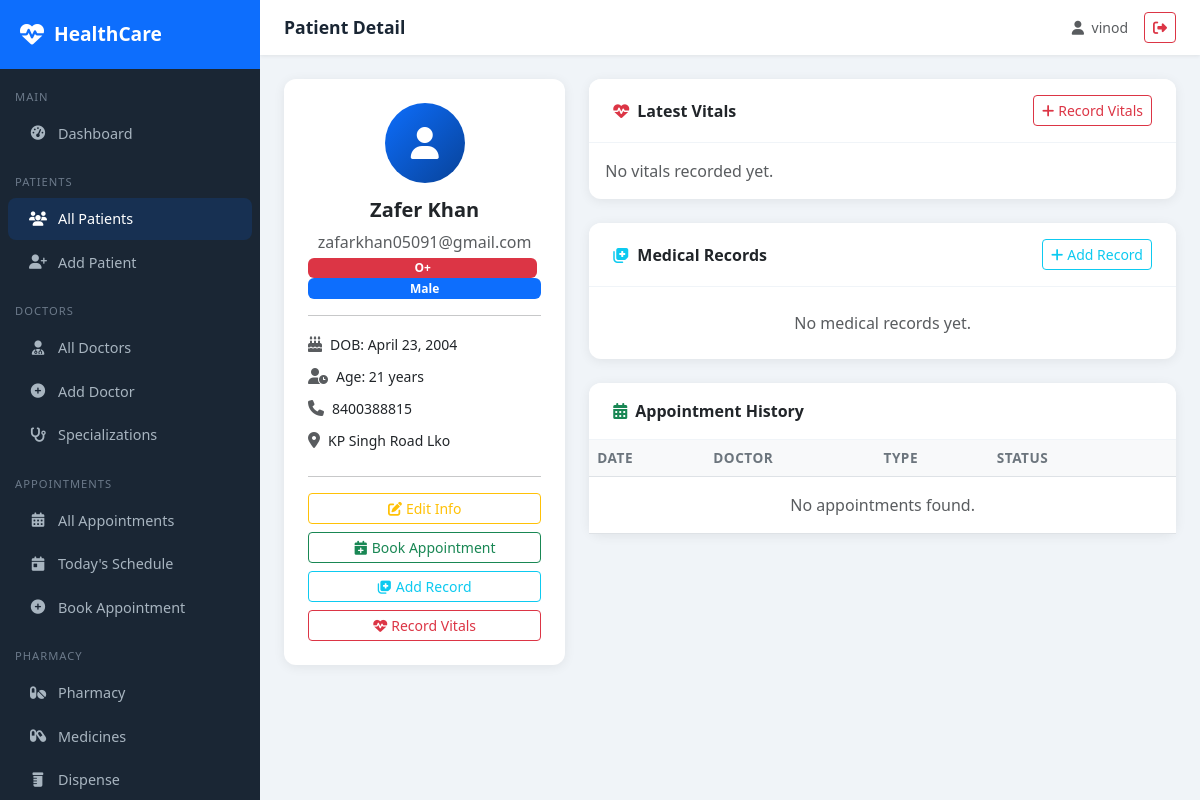
The page /patients/1/ (signed in) on the database its author committed.
### patients/models.py (models this page shows, shortened)
class Patient(models.Model):
    BLOOD_GROUP_CHOICES = [
        ('A+', 'A+'), ('A-', 'A-'), ('B+', 'B+'), ('B-', 'B-'),
        ('O+', 'O+'), ('O-', 'O-'), ('AB+', 'AB+'), ('AB-', 'AB-'),
    ]
    GENDER_CHOICES = [('M', 'Male'), ('F', 'Female'), ('O', 'Other')]
    user = models.OneToOneField(User, on_delete=models.SET_NULL, null=True, blank=True)
    first_name = models.CharField(max_length=100)
    last_name = models.CharField(max_length=100)
    date_of_birth = models.DateField()
    gender = models.CharField(max_length=1, choices=GENDER_CHOICES)
    blood_group = models.CharField(max_length=3, choices=BLOOD_GROUP_CHOICES, blank=True)
    phone = models.CharField(max_length=15)
    email = models.EmailField(blank=True)
    address = models.TextField()
    emergency_contact_name = models.CharField(max_length=100, blank=True)
    emergency_contact_phone = models.CharField(max_length=15, blank=True)
    allergies = models.TextField(blank=True, help_text="List known allergies")
    chronic_conditions = models.TextField(blank=True)
    insurance_provider = models.CharField(max_length=100, blank=True)
    insurance_id = models.CharField(max_length=50, blank=True)
    created_at = models.DateTimeField(auto_now_add=True)
    updated_at = models.DateTimeField(auto_now=True)
    def __str__(self):
        return f"{self.first_name} {self.last_name}"
    @property
    def age(self):
        from datetime import date
        today = date.today()
        return today.year - self.date_of_birth.year - (
            (today.month, today.day) < (self.date_of_birth.month, self.date_of_birth.day)
        )

### patients/views.py (the view)
# urls.py: path('<int:pk>/', views.patient_detail, name='patient_detail'),
@login_required
def patient_detail(request, pk):
    patient = get_object_or_404(Patient, pk=pk)
    medical_records = patient.medical_records.all()[:10]
    vitals = patient.vitals.all()[:5]
    return render(request, 'patients/patient_detail.html', {
        'patient': patient,
        'medical_records': medical_records,
        'vitals': vitals
    })

### templates/patients/patient_detail.html (shortened to what this page needs)
{% extends 'base/base.html' %}
{% block page_title %}Patient Detail{% endblock %}
{% block content %}
<div class="row g-4">
    <div class="col-md-4">
        <div class="card text-center p-4">
            <div style="width:80px;height:80px;background:linear-gradient(135deg,#0d6efd,#084298);border-radius:50%;display:flex;align-items:center;justify-content:center;margin:0 auto 15px;">
                <i class="fas fa-user fa-2x text-white"></i>
            </div>
            <h5 class="fw-bold">{{ patient }}</h5>
            <p class="text-muted mb-1">{{ patient.email|default:"No email" }}</p>
            <span class="badge bg-danger me-1">{{ patient.blood_group|default:"N/A" }}</span>
            <span class="badge bg-primary">{{ patient.get_gender_display }}</span>
            <hr>
            <div class="text-start">
                <div class="mb-2"><i class="fas fa-birthday-cake text-muted me-2"></i><small>DOB: {{ patient.date_of_birth }}</small></div>
                <div class="mb-2"><i class="fas fa-user-clock text-muted me-2"></i><small>Age: {{ patient.age }} years</small></div>
                <div class="mb-2"><i class="fas fa-phone text-muted me-2"></i><small>{{ patient.phone }}</small></div>
                <div class="mb-2"><i class="fas fa-map-marker-alt text-muted me-2"></i><small>{{ patient.address|truncatechars:60 }}</small></div>
            </div>
            <hr>
            <div class="d-grid gap-2">
                <a href="{% url 'patient_update' patient.pk %}" class="btn btn-outline-warning btn-sm"><i class="fas fa-edit me-1"></i>Edit Info</a>
                <a href="{% url 'appointment_create' %}?patient={{ patient.pk }}" class="btn btn-outline-success btn-sm"><i class="fas fa-calendar-plus me-1"></i>Book Appointment</a>
                <a href="{% url 'add_medical_record' patient.pk %}" class="btn btn-outline-info btn-sm"><i class="fas fa-notes-medical me-1"></i>Add Record</a>
                <a href="{% url 'add_vital_record' patient.pk %}" class="btn btn-outline-danger btn-sm"><i class="fas fa-heartbeat me-1"></i>Record Vitals</a>
            </div>
        </div>
    </div>
    <div class="col-md-8">
        <div class="card mb-4">
            <div class="card-header py-3 px-4 d-flex justify-content-between align-items-center">
                <span><i class="fas fa-heartbeat text-danger me-2"></i>Latest Vitals</span>
                <a href="{% url 'add_vital_record' patient.pk %}" class="btn btn-sm btn-outline-danger"><i class="fas fa-plus me-1"></i>Record Vitals</a>
            </div>
            <div class="card-body">
                {% if vitals %}
                {% with v=vitals.0 %}
                <div class="row g-3 text-center">
                    <div class="col-6 col-md-3">
                        <div class="p-3 bg-light rounded">
                            <i class="fas fa-heart text-danger mb-1"></i>
                            <div class="fw-bold">{{ v.heart_rate|default:"—" }}</div>
                            <small class="text-muted">Heart Rate (BPM)</small>
                        </div>
                    </div>
                    <div class="col-6 col-md-3">
                        <div class="p-3 bg-light rounded">
                            <i class="fas fa-tint text-primary mb-1"></i>
                            <div class="fw-bold">
                                {% if v.blood_pressure_systolic %}{{ v.blood_pressure_systolic }}/{{ v.blood_pressure_diastolic }}{% else %}—{% endif %}
                            </div>
                            <small class="text-muted">Blood Pressure</small>
                        </div>
                    </div>
                    <div class="col-6 col-md-3">
                        <div class="p-3 bg-light rounded">
                            <i class="fas fa-thermometer-half text-warning mb-1"></i>
                            <div class="fw-bold">{{ v.temperature|default:"—" }}{% if v.temperature %}°C{% endif %}</div>
                            <small class="text-muted">Temperature</small>
                        </div>
                    </div>
                    <div class="col-6 col-md-3">
                        <div class="p-3 bg-light rounded">
                            <i class="fas fa-weight text-success mb-1"></i>
                            <div class="fw-bold">{{ v.weight|default:"—" }}{% if v.weight %}kg{% endif %}</div>
                            <small class="text-muted">Weight{% if v.bmi %} (BMI: {{ v.bmi }}){% endif %}</small>
                        </div>
                    </div>
                </div>
                <small class="text-muted mt-2 d-block">Recorded: {{ v.recorded_at|date:"d M Y, H:i" }}</small>
                {% endwith %}
                {% else %}
                <p class="text-muted mb-0">No vitals recorded yet.</p>
                {% endif %}
            </div>
        </div>
        <div class="card mb-4">
            <div class="card-header py-3 px-4 d-flex justify-content-between align-items-center">
                <span><i class="fas fa-notes-medical text-info me-2"></i>Medical Records</span>
                <a href="{% url 'add_medical_record' patient.pk %}" class="btn btn-sm btn-outline-info"><i class="fas fa-plus me-1"></i>Add Record</a>
            </div>
            <div class="card-body p-0">
                {% if medical_records %}
                <div class="accordion" id="recordsAccordion">
                    {% for record in medical_records %}
                    <div class="accordion-item border-0 border-bottom">
                        <h2 class="accordion-header">
                            <button class="accordion-button {% if not forloop.first %}collapsed{% endif %} py-3" type="button" data-bs-toggle="collapse" data-bs-target="#rec{{ record.pk }}">
                                <strong>{{ record.record_date }}</strong> — {{ record.diagnosis|truncatechars:60 }}
                            </button>
                        </h2>
                        <div id="rec{{ record.pk }}" class="accordion-collapse collapse {% if forloop.first %}show{% endif %}">
                            <div class="accordion-body">
                                <div class="row g-2">
                                    {% if record.symptoms %}
                                    <div class="col-md-6"><strong>Symptoms:</strong><p class="text-muted small">{{ record.symptoms }}</p></div>
                                    {% endif %}
                                    {% if record.treatment %}
                                    <div class="col-md-6"><strong>Treatment:</strong><p class="text-muted small">{{ record.treatment }}</p></div>
                                    {% endif %}
                                    {% if record.prescription %}
                                    <div class="col-md-6"><strong>Prescription:</strong><p class="text-muted small">{{ record.prescription }}</p></div>
                                    {% endif %}
                                    {% if record.doctor_name %}
                                    <div class="col-md-6"><strong>Doctor:</strong><p class="text-muted small">{{ record.doctor_name }}</p></div>
                                    {% endif %}
                                    {% if record.notes %}
                                    <div class="col-12"><strong>Notes:</strong><p class="text-muted small">{{ record.notes }}</p></div>
                                    {% endif %}
                                </div>
                            </div>
                        </div>
                    </div>
                    {% endfor %}
                </div>
                {% else %}
                <div class="p-4 text-center text-muted">No medical records yet.</div>
                {% endif %}
            </div>
        </div>
        <div class="card">
            <div class="card-header py-3 px-4"><i class="fas fa-calendar-alt text-success me-2"></i>Appointment History</div>
            <div class="card-body p-0">
                <div class="table-responsive">
                    <table class="table table-hover mb-0">
                        <thead>
                            <tr>
                                <th>Date</th>
                                <th>Doctor</th>
                                <th>Type</th>
                                <th>Status</th>
                                <th></th>
                            </tr>
                        </thead>
                        <tbody>
                            {% for appt in patient.appointments.all|slice:":10" %}
                            <tr>
                                <td>{{ appt.appointment_date }}<br><small class="text-muted">{{ appt.appointment_time }}</small></td>
                                <td>{{ appt.doctor }}</td>
                                <td>{{ appt.get_appointment_type_display }}</td>
                                <td><span class="badge bg-secondary">{{ appt.get_status_display }}</span></td>
                                <td><a href="{% url 'appointment_detail' appt.pk %}" class="btn btn-sm btn-outline-info"><i class="fas fa-eye"></i></a></td>
                            </tr>
                            {% empty %}
                            <tr><td colspan="5" class="text-center text-muted py-3">No appointments found.</td></tr>
                            {% endfor %}
                        </tbody>
                    </table>
                </div>
            </div>
        </div>
    </div>
</div>
{% endblock %}

### templates/base/base.html (shortened to what this page needs)
<!DOCTYPE html>
<html lang="en">
<head>
    <link href="https://cdn.jsdelivr.net/npm/bootstrap@5.3.0/dist/css/bootstrap.min.css" rel="stylesheet">
    <link href="https://cdnjs.cloudflare.com/ajax/libs/font-awesome/6.4.0/css/all.min.css" rel="stylesheet">
</head>
<body>
{% if user.is_authenticated %}
<div class="sidebar">
    <div class="sidebar-brand">
        <i class="fas fa-heartbeat"></i>
        <span>HealthCare</span>
    </div>
    <nav class="mt-2">
        <div class="nav-section">Main</div>
        <a href="{% url 'dashboard' %}" class="nav-link {% if request.resolver_match.url_name == 'dashboard' %}active{% endif %}">
            <i class="fas fa-tachometer-alt"></i> Dashboard
        </a>
        <div class="nav-section">Patients</div>
        <a href="{% url 'patient_list' %}" class="nav-link {% if 'patient' in request.resolver_match.url_name %}active{% endif %}">
            <i class="fas fa-users"></i> All Patients
        </a>
        <a href="{% url 'patient_create' %}" class="nav-link">
            <i class="fas fa-user-plus"></i> Add Patient
        </a>
        <div class="nav-section">Doctors</div>
        <a href="{% url 'doctor_list' %}" class="nav-link {% if 'doctor' in request.resolver_match.url_name %}active{% endif %}">
            <i class="fas fa-user-md"></i> All Doctors
        </a>
        <a href="{% url 'doctor_create' %}" class="nav-link">
            <i class="fas fa-plus-circle"></i> Add Doctor
        </a>
        <a href="{% url 'specialization_list' %}" class="nav-link">
            <i class="fas fa-stethoscope"></i> Specializations
        </a>
        <div class="nav-section">Appointments</div>
        <a href="{% url 'appointment_list' %}" class="nav-link {% if 'appointment' in request.resolver_match.url_name %}active{% endif %}">
            <i class="fas fa-calendar-alt"></i> All Appointments
        </a>
        <a href="{% url 'today_appointments' %}" class="nav-link">
            <i class="fas fa-calendar-day"></i> Today's Schedule
        </a>
        <a href="{% url 'appointment_create' %}" class="nav-link">
            <i class="fas fa-plus-circle"></i> Book Appointment
        </a>
        <div class="nav-section">Pharmacy</div>
        <a href="{% url 'pharmacy_dashboard' %}" class="nav-link">
            <i class="fas fa-pills"></i> Pharmacy
        </a>
        <a href="{% url 'medicine_list' %}" class="nav-link">
            <i class="fas fa-capsules"></i> Medicines
        </a>
        <a href="{% url 'dispense_medicine' %}" class="nav-link">
            <i class="fas fa-prescription-bottle"></i> Dispense
        </a>
    </nav>
</div>
<div class="main-content">
    <div class="topbar">
        <span class="topbar-title">
            {% block page_title %}HealthCare Portal{% endblock %}
        </span>
        <div class="d-flex align-items-center gap-3">
            <span class="text-muted small">
                <i class="fas fa-user me-1"></i>
                {{ user.get_full_name|default:user.username }}
            </span>
            <a href="{% url 'logout' %}" class="btn btn-sm btn-outline-danger">
                <i class="fas fa-sign-out-alt"></i>
            </a>
        </div>
    </div>
    <div class="page-content">
        {% block content %}{% endblock %}
    </div>
</div>
{% else %}
    {% block public_content %}{% endblock %}
{% endif %}
</body>
</html>

### rows shown on the page
Patient: first_name+last_name "Zafer Khan", email "zafarkhan05091@gmail.com", blood_group "O+", gender "Male", date_of_birth "April 23, 2004", age "21", phone "8400388815", address "KP Singh Road Lko"

### other values the page prints
{{ user.get_full_name|default:user.username }} "vinod"
